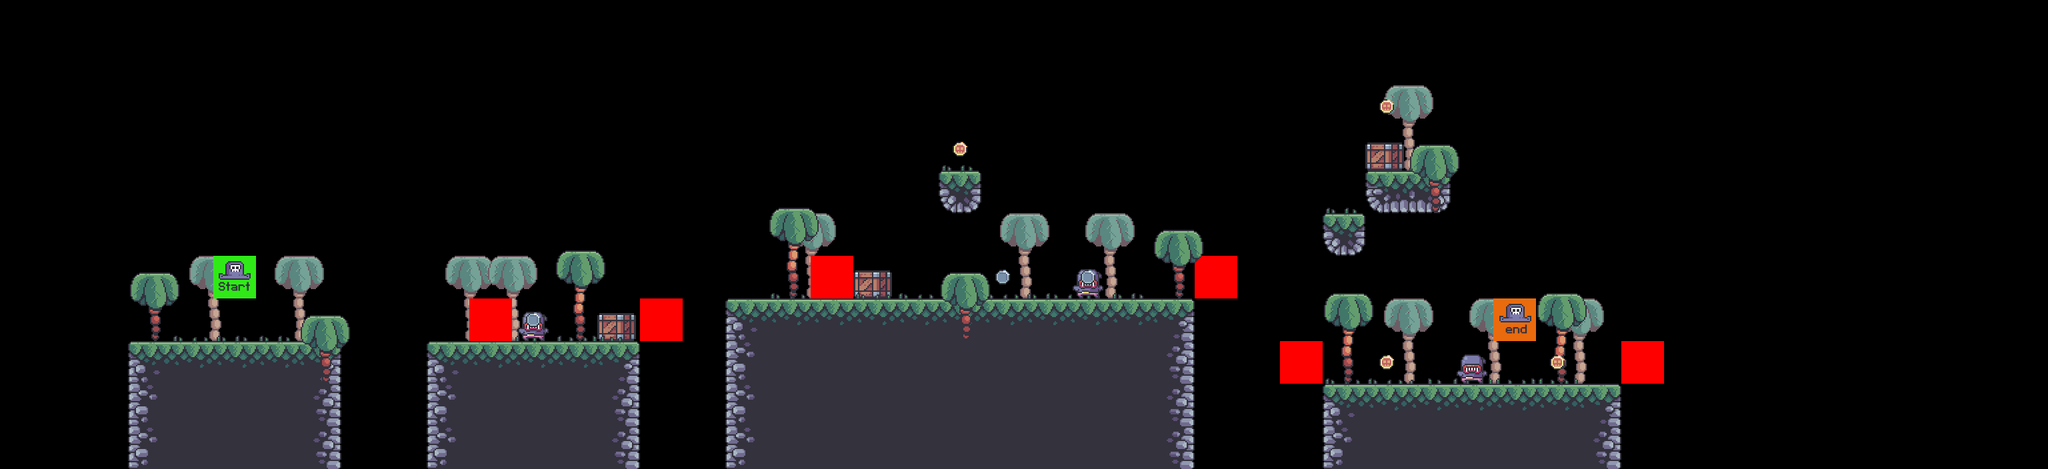

Rendered tile map (Tiled .tmx) drawn with the repository's tilesets; below, a short description and the map source with its tile grids summarised:
An orthogonal 48x11 tile map with 64x64 px tiles, 9 tile layers (bg_palm, terrain, crate, grass, ...), 7 tilesets.

<map version="1.10" tiledversion="1.10.1" orientation="orthogonal" renderorder="right-down" width="48" height="11" tilewidth="64" tileheight="64" infinite="0" nextlayerid="10" nextobjectid="1">
 <editorsettings>
  <export target="../1/level_1.csv" format="csv" />
 </editorsettings>
 <tileset firstgid="1" source="../tilesets/terrain_tiles.tsx" />
 <tileset firstgid="17" source="../tilesets/palms.tsx" />
 <tileset firstgid="20" source="../tilesets/crates.tsx" />
 <tileset firstgid="21" source="../tilesets/grass_tiles.tsx" />
 <tileset firstgid="26" source="../tilesets/enemy_tiles.tsx" />
 <tileset firstgid="28" source="../tilesets/coin_tiles.tsx" />
 <tileset firstgid="30" source="../tilesets/player_tiles.tsx" />
 <layer id="1" name="bg_palm" width="48" height="11">
  <data>[528 cells, 11 non-empty, 1 distinct tile ids]</data>
 </layer>
 <layer id="3" name="terrain" width="48" height="11">
  <data>[528 cells, 92 non-empty, 9 distinct tile ids]</data>
 </layer>
 <layer id="4" name="crate" width="48" height="11">
  <data>[528 cells, 3 non-empty, 1 distinct tile ids]</data>
 </layer>
 <layer id="5" name="grass" width="48" height="11">
  <data>[528 cells, 26 non-empty, 5 distinct tile ids]</data>
 </layer>
 <layer id="6" name="enemies" width="48" height="11">
  <data>[528 cells, 3 non-empty, 1 distinct tile ids]</data>
 </layer>
 <layer id="7" name="constrains" width="48" height="11">
  <data>[528 cells, 6 non-empty, 1 distinct tile ids]</data>
 </layer>
 <layer id="8" name="fg_palm" width="48" height="11">
  <data>[528 cells, 9 non-empty, 2 distinct tile ids]</data>
 </layer>
 <layer id="9" name="coins" width="48" height="11">
  <data>[528 cells, 7 non-empty, 2 distinct tile ids]</data>
 </layer>
 <layer id="2" name="player" width="48" height="11">
  <data>[528 cells, 2 non-empty, 2 distinct tile ids]</data>
 </layer>
</map>
